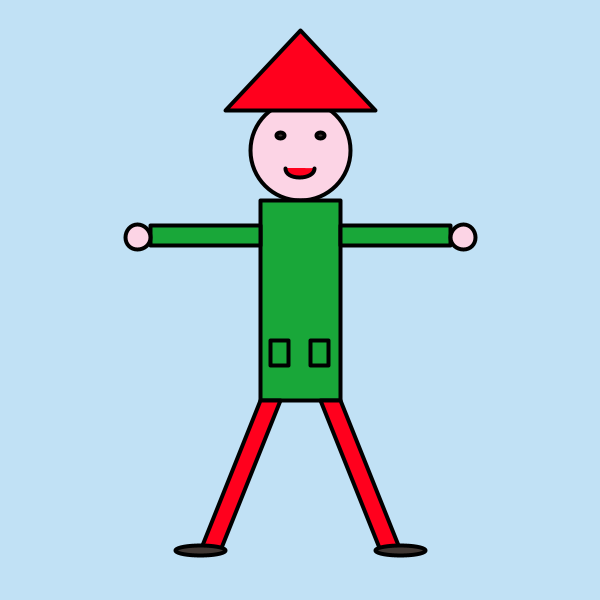
Frame 1 (no input)
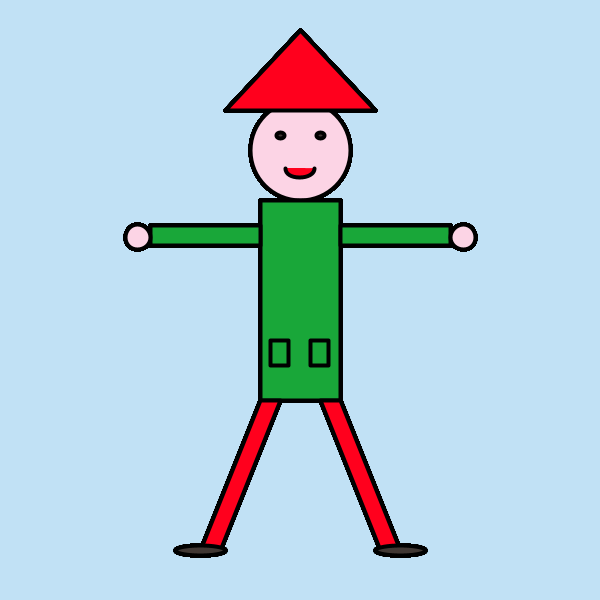
Frame 60 (the mouse pressed at the canvas centre just before this capture)
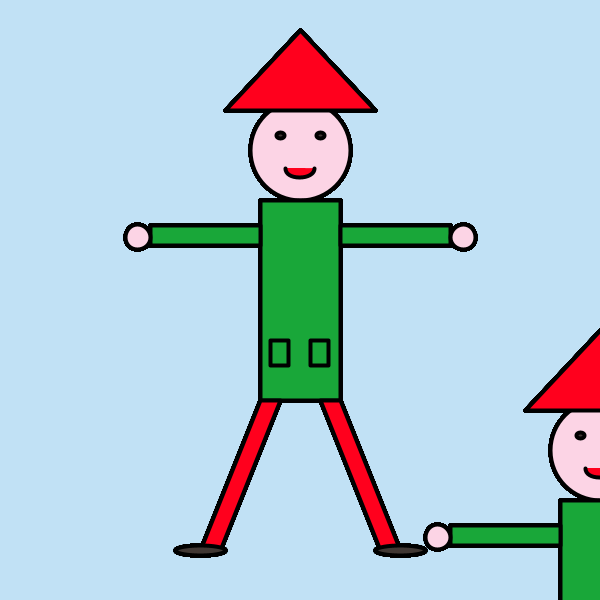
Frame 120 (the mouse held since frame 60 and released just before this capture)

The Processing sketch that drew these frames (run headless with seeded random() and noise(); from frame 60 on, the mouse is pressed at the canvas centre):

// Processing sketch: processing_182530
// ── processing_182530.pde

void setup (){
//creo una finestra di dimensioni 600x600 di sfondo azzurro chiaro
size(600,600);
background(193,225,245);
}
void draw (){
//imposto lo spostamento tramite mouse
 translate(mouseX, mouseY);
 smooth();
strokeWeight(4);
strokeJoin(ROUND); // Arrotondo lo spessore degli angoli
fill (252,212,229);
ellipse(300,150,100,100); //creo un cerchio per la testa
fill (255,0,29);
triangle(300,30,375,110,225,110); //creo un trangolo per il cappello
fill (25,167,57);
rect(260,200,80,200);//creo un rettangolo per il busto
//creo due rettangolo per le tasche //

rect (270,340,18,25);
rect (310,340,18,25);
//creo due rettangoli per le braccia
rect(340,225,110,20);
rect(150,225,110,20);
//creo due cerchi per le mani
fill (252,212,229);
ellipse(137.5,237,25,25);
ellipse(463,237,25,25);
//creo due quadrilateri per le gambe
fill (255,0,29);
quad(260,400,280,400,220,550,200,550);
quad(320,400,340,400,400,550,380,550);
//creo due ellissi per i piedi
fill (64,55,51);
ellipse(200,550,50,10);
ellipse(400,550,50,10);
//crei due ellissi per gli occhi
ellipse(280,135,8,6);
ellipse(320,135,8,6);
//creo un arco per la bocca
fill (255,0,29);
arc(300,168,30,20,radians(1),radians(180));
}
